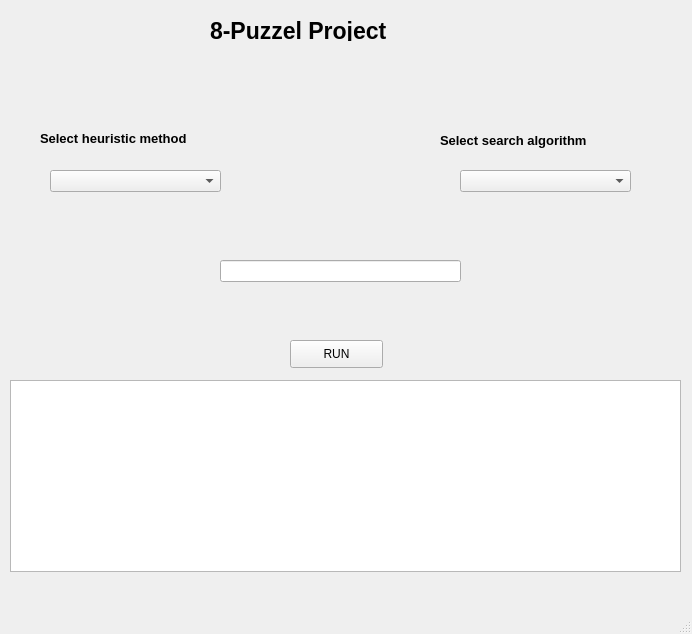
<?xml version="1.0" encoding="UTF-8"?>
<ui version="4.0">
 <class>MainWindow</class>
 <widget class="QMainWindow" name="MainWindow">
  <property name="geometry">
   <rect>
    <x>0</x>
    <y>0</y>
    <width>692</width>
    <height>634</height>
   </rect>
  </property>
  <property name="windowTitle">
   <string>MainWindow</string>
  </property>
  <widget class="QWidget" name="centralwidget">
   <widget class="QPushButton" name="run">
    <property name="geometry">
     <rect>
      <x>290</x>
      <y>340</y>
      <width>93</width>
      <height>28</height>
     </rect>
    </property>
    <property name="text">
     <string>RUN</string>
    </property>
   </widget>
   <widget class="QLineEdit" name="input">
    <property name="geometry">
     <rect>
      <x>220</x>
      <y>260</y>
      <width>241</width>
      <height>22</height>
     </rect>
    </property>
    <property name="text">
     <string/>
    </property>
   </widget>
   <widget class="QComboBox" name="heuristic">
    <property name="geometry">
     <rect>
      <x>50</x>
      <y>170</y>
      <width>171</width>
      <height>22</height>
     </rect>
    </property>
    <property name="currentText">
     <string/>
    </property>
   </widget>
   <widget class="QComboBox" name="comboBox">
    <property name="geometry">
     <rect>
      <x>460</x>
      <y>170</y>
      <width>171</width>
      <height>22</height>
     </rect>
    </property>
   </widget>
   <widget class="QLabel" name="label">
    <property name="geometry">
     <rect>
      <x>40</x>
      <y>130</y>
      <width>221</width>
      <height>16</height>
     </rect>
    </property>
    <property name="baseSize">
     <size>
      <width>0</width>
      <height>0</height>
     </size>
    </property>
    <property name="font">
     <font>
      <pointsize>10</pointsize>
      <weight>75</weight>
      <bold>true</bold>
     </font>
    </property>
    <property name="text">
     <string>Select heuristic method</string>
    </property>
   </widget>
   <widget class="QLabel" name="label_2">
    <property name="geometry">
     <rect>
      <x>440</x>
      <y>130</y>
      <width>221</width>
      <height>20</height>
     </rect>
    </property>
    <property name="font">
     <font>
      <pointsize>10</pointsize>
      <weight>75</weight>
      <bold>true</bold>
     </font>
    </property>
    <property name="text">
     <string>Select search algorithm</string>
    </property>
   </widget>
   <widget class="QLabel" name="label_3">
    <property name="geometry">
     <rect>
      <x>210</x>
      <y>20</y>
      <width>241</width>
      <height>21</height>
     </rect>
    </property>
    <property name="font">
     <font>
      <pointsize>17</pointsize>
      <weight>75</weight>
      <bold>true</bold>
     </font>
    </property>
    <property name="text">
     <string>8-Puzzel Project</string>
    </property>
   </widget>
   <widget class="QTextBrowser" name="output">
    <property name="geometry">
     <rect>
      <x>10</x>
      <y>380</y>
      <width>671</width>
      <height>192</height>
     </rect>
    </property>
   </widget>
  </widget>
  <widget class="QMenuBar" name="menubar">
   <property name="geometry">
    <rect>
     <x>0</x>
     <y>0</y>
     <width>692</width>
     <height>26</height>
    </rect>
   </property>
  </widget>
  <widget class="QStatusBar" name="statusbar"/>
 </widget>
 <resources/>
 <connections>
  <connection>
   <sender>run</sender>
   <signal>clicked()</signal>
   <receiver>run</receiver>
   <slot>hide()</slot>
   <hints>
    <hint type="sourcelabel">
     <x>336</x>
     <y>379</y>
    </hint>
    <hint type="destinationlabel">
     <x>336</x>
     <y>379</y>
    </hint>
   </hints>
  </connection>
 </connections>
</ui>
